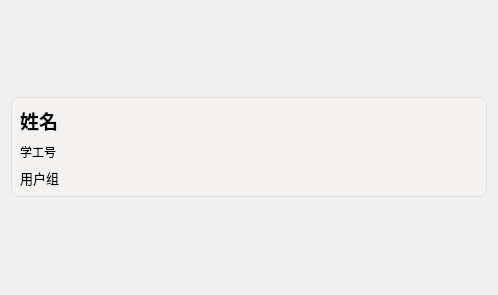
<?xml version="1.0" encoding="UTF-8"?>
<ui version="4.0">
 <class>view::RegisterCenter::CheckUserBlock</class>
 <widget class="QWidget" name="view::RegisterCenter::CheckUserBlock">
  <property name="geometry">
   <rect>
    <x>0</x>
    <y>0</y>
    <width>498</width>
    <height>295</height>
   </rect>
  </property>
  <property name="windowTitle">
   <string>CheckUserBlock</string>
  </property>
  <layout class="QVBoxLayout" name="verticalLayout_3">
   <item>
    <widget class="QPushButton" name="frame">
     <property name="sizePolicy">
      <sizepolicy hsizetype="Preferred" vsizetype="Ignored">
       <horstretch>0</horstretch>
       <verstretch>0</verstretch>
      </sizepolicy>
     </property>
     <property name="minimumSize">
      <size>
       <width>100</width>
       <height>100</height>
      </size>
     </property>
     <property name="maximumSize">
      <size>
       <width>16777215</width>
       <height>100</height>
      </size>
     </property>
     <property name="styleSheet">
      <string notr="true">QPushButton#frame {
                            /* 设置背景颜色 */
                            background-color: #F3F2F1;

                            /* 关键：设置圆角半径，这里设为 8px，你可以根据需要调整 */
                            border-radius: 8px;

                            /* 设置一个细微的边框，使其看起来更清晰 */
                            border: 1px solid #E1DFDD;
                            }

                            /* 鼠标悬停时的效果，可以增加一些交互感 */
                            QPushButton#frame:hover {
                            background-color: #E1DFDD;
                            }

                            QPushButton#frame QLabel {
                            background-color: transparent;
                            border: none; /* 同时最好也禁用边框 */
                            }
                        </string>
     </property>
     <layout class="QVBoxLayout" name="verticalLayout_2">
      <item>
       <layout class="QVBoxLayout" name="verticalLayout">
        <item>
         <widget class="QLabel" name="label_name">
          <property name="font">
           <font>
            <pointsize>14</pointsize>
            <bold>true</bold>
           </font>
          </property>
          <property name="text">
           <string>姓名</string>
          </property>
         </widget>
        </item>
        <item>
         <widget class="QLabel" name="label_discription">
          <property name="text">
           <string>学工号</string>
          </property>
         </widget>
        </item>
        <item>
         <layout class="QHBoxLayout" name="horizontalLayout">
          <item>
           <widget class="QLabel" name="label_data">
            <property name="font">
             <font>
              <family>Microsoft YaHei UI</family>
              <pointsize>10</pointsize>
             </font>
            </property>
            <property name="text">
             <string>用户组</string>
            </property>
           </widget>
          </item>
         </layout>
        </item>
       </layout>
      </item>
     </layout>
    </widget>
   </item>
  </layout>
 </widget>
 <resources/>
 <connections/>
</ui>
